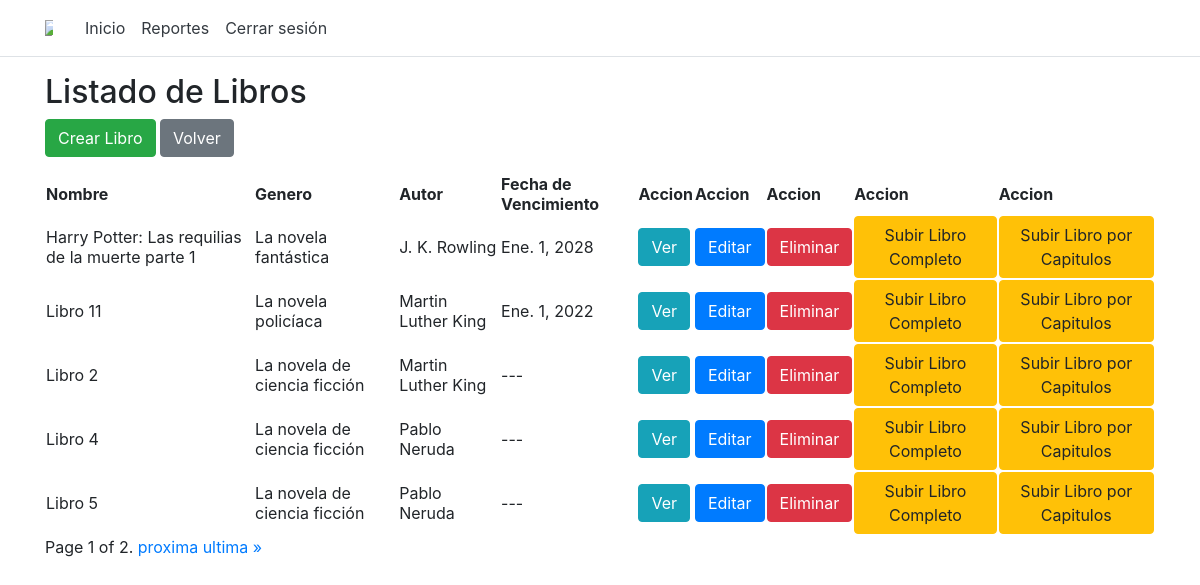
The app's page /listBooks/ (signed in), older data.
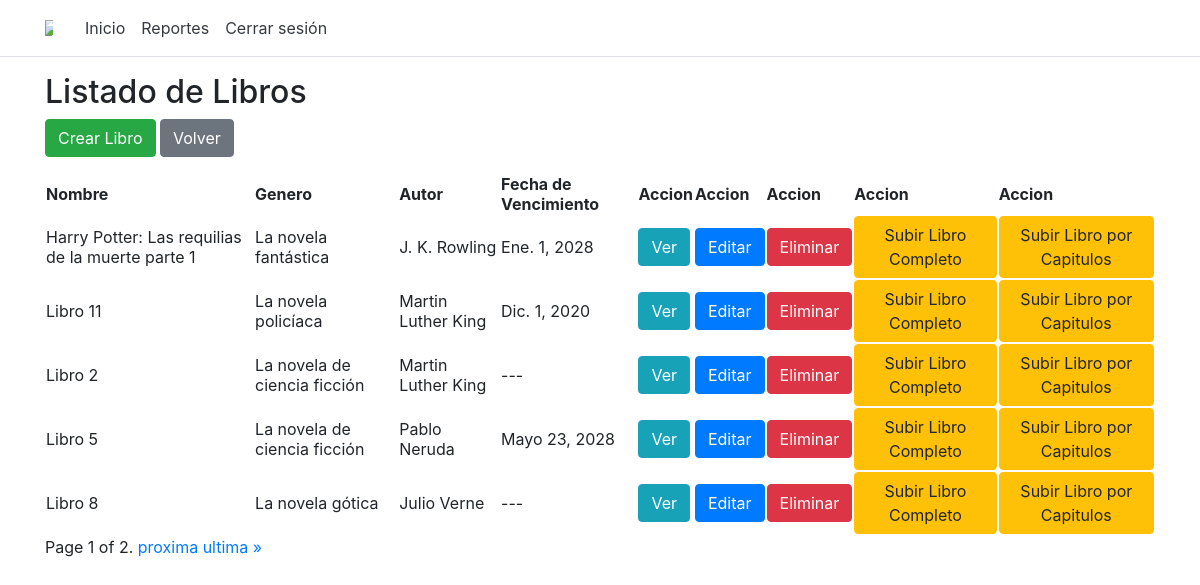
The same page, newer data.
### app/models.py (models this page shows, shortened)
class Libro(models.Model):
    id = models.AutoField(primary_key=True)
    nombre = models.CharField(max_length=50,unique=True)
    isbn = models.IntegerField(unique=True)
    idAutor = models.ForeignKey(Autor,on_delete=models.CASCADE,null=True,blank=True)
    idGenero = models.ForeignKey(Genero,on_delete=models.CASCADE,null=True,blank=True)
    idEditorial = models.ForeignKey(Editorial,on_delete=models.CASCADE,null=True,blank=True)
    descripcion = models.CharField(max_length=1000)
    foto = models.ImageField(upload_to='static/images/',null=True,blank=True)
    vistos = models.IntegerField(null=True, default=0)
    ultimoCapitulo = models.BooleanField(default=False)
    LibroEnCapitulos = models.BooleanField(default=False)
    fechaVencimientoFinal = models.DateField(null=True)
    lecturaEnCurso = models.IntegerField(default=0)
    lecturaTerminada = models.IntegerField(default=0)

class Genero(models.Model):
    id = models.AutoField(primary_key=True)
    nombre = models.CharField(max_length=50,unique=True)
    def __str__(self):
        return self.nombre

class Autor(models.Model):
    id = models.AutoField(primary_key=True)
    nombre = models.CharField(max_length=50,unique=True)
    def __str__(self):
        return self.nombre

### app/views.py (the view)
# urls.py: path('listBooks/', views.listBooks),
def listBooks(request):
    libros = Libro.objects.filter().order_by('-vistos')
    if not request.user.admin:
        libros = libros_activos(libros)
    for libro in libros:
        actualiza = Capitulo.objects.filter(idLibro=libro.id).order_by('-fechaVencimiento')
        if actualiza:
            Libro.objects.filter(id=libro.id).update(fechaVencimientoFinal=actualiza.first().fechaVencimiento)
    paginator = Paginator(libros, 5)
    page_number = request.GET.get('page')
    page_obj = paginator.get_page(page_number)
    return render(request, "shared/listOfBooks.html", {'libros': page_obj})

### app/models.py (called while the page is built)
    @property
    def is_active(self):
        return self.active

    @property
    def is_superuser(self):
        return self.superuser

### app/templates/shared/listOfBooks.html (shortened to what this page needs)
{% extends 'default/layout.html' %}
{% block admin %}
<h2>Listado de Libros</h2>
<div class="btn-group" role="group" aria-label="Basic example">
<form method="get" action="/createBook">
    <button class="btn btn-success" type="submit">Crear Libro</button>
  </form>
<form method="get" action="/inicio">
    <button class="btn btn-secondary" type="submit">Volver</button>
</form>
</div>
{% if libros %}
<table>
    <thead>
        <tr>
            <th>Nombre</th>
            <th>Genero</th>
            <th>Autor</th>
            <th>Fecha de Vencimiento</th>
            <th>Accion</th>
            <th>Accion</th>
            <th>Accion</th>
            <th>Accion</th>
            <th>Accion</th>
        </tr>
    </thead>
    <tbody>
        {% for libro in libros %}
        <tr>
            <td>{{ libro.nombre }}</td>
            <td>{{ libro.idGenero }}</td>
            <td>{{ libro.idAutor }}</td>
            {% if libro.fechaVencimientoFinal %}
            <td>{{ libro.fechaVencimientoFinal }}</td>
            {% else %}
            <td>---</td>
            {% endif %}
            <td><a class="btn btn-info" role="button" href="/viewBook/{{ libro.id }}">Ver</a></td>
            <td><a class="btn btn-primary" role="button" href="/editBook/{{ libro.id }}">Editar</a></td>
            <td><a class="btn btn-danger" role="button" href="/deleteBook/{{ libro.id }}" onClick="return confirm('¿Seguro que quieres borrar a {{libro.nombre}}?');" >Eliminar</a></td>
            <td><a class="btn btn-warning" role="button" href="/loadLibroCompleto/{{ libro.id }}">Subir Libro Completo</a></td>
            <td><a class="btn btn-warning" role="button" href="/loadLibroEnCapitulos/{{ libro.id }}">Subir Libro por Capitulos</a></td>
        </tr>
        {% endfor %}
    </tbody>
</table>
<div class="pagination">
    <span class="step-links">
        <span class="current">
            Page {{ libros.number }} of {{ libros.paginator.num_pages }}.
        </span>
        {% if libros.has_next %}
            <a href="?page={{ libros.next_page_number }}">proxima</a>
            <a href="?page={{ libros.paginator.num_pages }}">ultima &raquo;</a>
        {% endif %}
    </span>
</div>
{% else %}
    <h4>No hay libros disponibles</h4>
{% endif %}
{% endblock %}

### app/templates/default/layout.html
{% include "default/header.html" %}
<div class="container">
{% if user.is_authenticated %}
{% block share %}
    {% if user.is_superuser == 1 %}
        {% block admin %}
        {% endblock %}
    {% else %}
        {% block suscriptor %}
        {% endblock %}
    {% endif %}
{% endblock %}
{% else %}
    {% block public %}
        <a>Tiene que loguearse para ver el contenido</a>
        <a href="{% url 'login' %}">click aqui para ingresar</a>
    {% endblock %}
{% endif %}
</div>
{% include "default/footer.html" %}

### app/templates/default/header.html (shortened to what this page needs)
<head>
    {% load static %}
    <link rel="stylesheet" type="text/css" href="{% static 'css/bootstrap.css' %}">
    <link rel="stylesheet" type="text/css" href="{% static 'css/style.css' %}">
</head>
    <header>
        <nav class="navbar navbar-expand-sm navbar-toggleable-sm navbar-light bg-white border-bottom box-shadow mb-3">
            <div class="container">
                <a class="navbar-brand">
                    <img src="{% static 'images/bookflix.png' %}" class="imglogo" />
                </a>
                <div class="navbar-collapse collapse d-sm-inline-flex flex-sm-row-reverse">
                    <ul class="navbar-nav flex-grow-1">
                        {% if user.is_authenticated %}
                        <li class="nav-item">
                            <a class="nav-link text-dark" href="/">Inicio</a>
                        </li>
                        {% if user.is_superuser != 1 %}
                        <li class="nav-item">
                            <a class="nav-link text-dark" href="{% url 'infoSus' %}">Mi Informacion</a>
                        </li>
                        <li class="nav-item">
                            <a class="nav-link text-dark" href="{% url 'historial' %}">Mi Historial</a>
                        </li>
                        <li class="nav-item">
                            <a class="nav-link text-dark" href="{% url 'perfiles' %}">Mi Perfil</a>
                        </li>
                        <li class="nav-item">
                            <a class="nav-link text-dark" href="{% url 'favoritos' %}">Mis Favorito</a>
                        </li>
                        {% else %}
                        <li class="nav-item">
                            <a class="nav-link text-dark" href="/reportes">Reportes</a>
                        </li>
                        {% endif %}
                        <li class="nav-item">
                            <a class="nav-link text-dark" href="{% url 'logout' %}"
                            onClick="return confirm('¿Seguro que quiere cerrar sesión?');">
                            Cerrar sesión
                            </a>
                        </li>
                        {% else %}
                        <li class="nav-item">
                            <a class="nav-link text-dark" href="/">Iniciar sesion</a>
                        </li>
                        {% endif %}
                    </ul>
                </div>
            </div>
        </nav>
    </header>

### app/templates/default/footer.html
</body>
</html>

### static/css/style.css (style rules this page uses)
.imglogo { max-width: 50%; }
.container { width: 100%; }

Row changes from the older to the newer data that the page shows:
removed Libro: nombre "Libro 4", idGenero "La novela de ciencia ficción", idAutor "Pablo Neruda"
changed Libro "Libro 11": fechaVencimientoFinal "Ene. 1, 2022" → "Dic. 1, 2020"
changed Libro "Libro 5": fechaVencimientoFinal (not shown) → "Mayo 23, 2028"; no longer shows "---"
now on this page (row unchanged): Libro: nombre "Libro 8", idGenero "La novela gótica", idAutor "Julio Verne"
